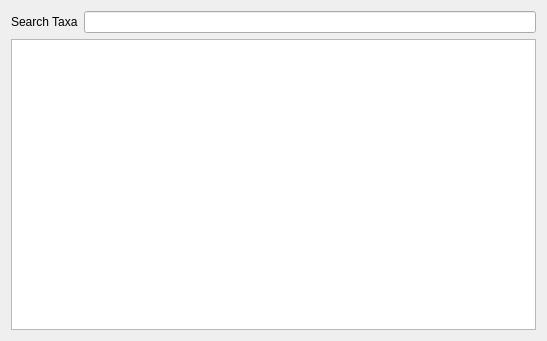
<?xml version="1.0" encoding="UTF-8"?>
<ui version="4.0">
 <class>Form</class>
 <widget class="QWidget" name="Form">
  <property name="geometry">
   <rect>
    <x>0</x>
    <y>0</y>
    <width>547</width>
    <height>341</height>
   </rect>
  </property>
  <property name="windowTitle">
   <string>Form</string>
  </property>
  <layout class="QGridLayout" name="gridLayout">
   <item row="0" column="0">
    <layout class="QFormLayout" name="formLayout">
     <item row="0" column="0">
      <widget class="QLabel" name="searchTaxaLabel">
       <property name="text">
        <string>Search Taxa</string>
       </property>
      </widget>
     </item>
     <item row="0" column="1">
      <widget class="QLineEdit" name="searchTaxaLineEdit"/>
     </item>
    </layout>
   </item>
   <item row="1" column="0">
    <widget class="QTreeView" name="treeView"/>
   </item>
  </layout>
 </widget>
 <resources/>
 <connections/>
</ui>
